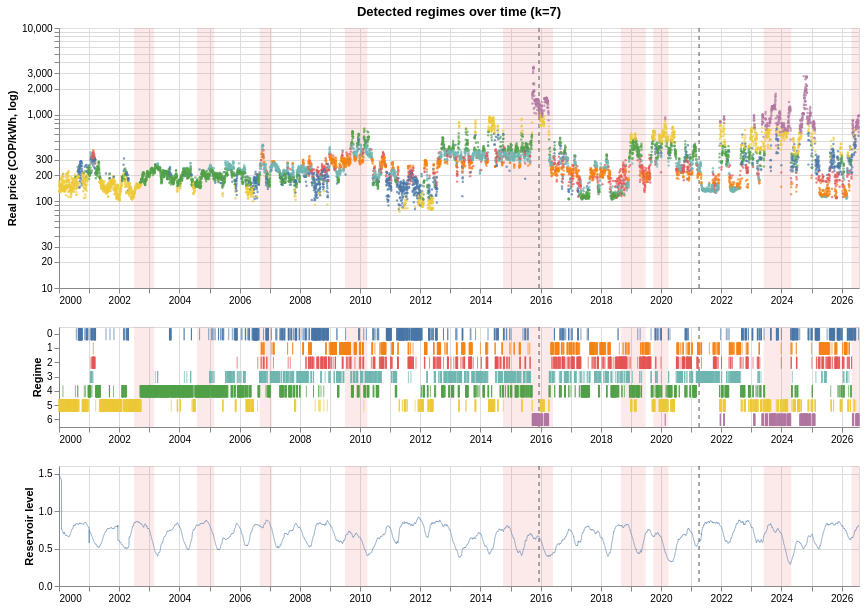

Here is the notebook cell this chart was saved with:
### Markdown cell above
## 10. Regime timeline

Shaded bands are El Nino months (ONI >= 0.5). Dashed lines mark the start of the validation and test periods. First sanity check: the high-price regimes should concentrate in the 2015-2016 and 2023-2024 El Nino episodes and in low reservoir periods.

### Code cell
timeline_plot = regime_timeline(context, split_dates, title=f"Detected regimes over time (k={K})")
timeline_plot

### Figure 1 — Vega specification as saved in the notebook (floating-point values rounded to 4 significant figures; data arrays with more than 128 entries replaced by an {"elided": "..."} marker saying what was removed)
{"$schema": "https://vega.github.io/schema/vega/v5.json", "data": [{"name": "source_8", "values": {"elided": "9709 records"}, "transform": [{"type": "formula", "expr": "toDate(datum['date'])", "as": "date"}]}, {"name": "source_0", "values": [{"end": "2003-02-28T00:00:00.000", "start": "2002-07-01T00:00:00.000"}, {"end": "2005-02-28T00:00:00.000", "start": "2004-08-01T00:00:00.000"}, {"end": "2007-01-31T00:00:00.000", "start": "2006-09-01T00:00:00.000"}, {"end": "2010-03-31T00:00:00.000", "start": "2009-07-01T00:00:00.000"}, {"end": "2016-05-31T00:00:00.000", "start": "2014-10-01T00:00:00.000"}, {"end": "2019-06-30T00:00:00.000", "start": "2018-09-01T00:00:00.000"}, {"end": "2020-03-31T00:00:00.000", "start": "2019-10-01T00:00:00.000"}, {"end": "2024-04-30T00:00:00.000", "start": "2023-06-01T00:00:00.000"}, {"end": "2026-07-31T00:00:00.000", "start": "2026-05-01T00:00:00.000"}], "transform": [{"type": "formula", "expr": "toDate(datum['start'])", "as": "start"}, {"type": "formula", "expr": "toDate(datum['end'])", "as": "end"}]}, {"name": "source_1", "values": [{"date": "2015-12-13T00:00:00.000"}, {"date": "2021-04-07T00:00:00.000"}], "transform": [{"type": "formula", "expr": "toDate(datum['date'])", "as": "date"}]}, {"name": "source_2", "values": {"elided": "9709 records"}, "transform": [{"type": "formula", "expr": "toDate(datum['date'])", "as": "date"}]}, {"name": "source_3", "values": [{"end": "2003-02-28T00:00:00.000", "start": "2002-07-01T00:00:00.000"}, {"end": "2005-02-28T00:00:00.000", "start": "2004-08-01T00:00:00.000"}, {"end": "2007-01-31T00:00:00.000", "start": "2006-09-01T00:00:00.000"}, {"end": "2010-03-31T00:00:00.000", "start": "2009-07-01T00:00:00.000"}, {"end": "2016-05-31T00:00:00.000", "start": "2014-10-01T00:00:00.000"}, {"end": "2019-06-30T00:00:00.000", "start": "2018-09-01T00:00:00.000"}, {"end": "2020-03-31T00:00:00.000", "start": "2019-10-01T00:00:00.000"}, {"end": "2024-04-30T00:00:00.000", "start": "2023-06-01T00:00:00.000"}, {"end": "2026-07-31T00:00:00.000", "start": "2026-05-01T00:00:00.000"}], "transform": [{"type": "formula", "expr": "toDate(datum['start'])", "as": "start"}, {"type": "formula", "expr": "toDate(datum['end'])", "as": "end"}]}, {"name": "source_4", "values": [{"date": "2015-12-13T00:00:00.000"}, {"date": "2021-04-07T00:00:00.000"}], "transform": [{"type": "formula", "expr": "toDate(datum['date'])", "as": "date"}]}, {"name": "source_5", "values": {"elided": "9709 records"}, "transform": [{"type": "formula", "expr": "toDate(datum['date'])", "as": "date"}]}, {"name": "source_6", "values": [{"end": "2003-02-28T00:00:00.000", "start": "2002-07-01T00:00:00.000"}, {"end": "2005-02-28T00:00:00.000", "start": "2004-08-01T00:00:00.000"}, {"end": "2007-01-31T00:00:00.000", "start": "2006-09-01T00:00:00.000"}, {"end": "2010-03-31T00:00:00.000", "start": "2009-07-01T00:00:00.000"}, {"end": "2016-05-31T00:00:00.000", "start": "2014-10-01T00:00:00.000"}, {"end": "2019-06-30T00:00:00.000", "start": "2018-09-01T00:00:00.000"}, {"end": "2020-03-31T00:00:00.000", "start": "2019-10-01T00:00:00.000"}, {"end": "2024-04-30T00:00:00.000", "start": "2023-06-01T00:00:00.000"}, {"end": "2026-07-31T00:00:00.000", "start": "2026-05-01T00:00:00.000"}], "transform": [{"type": "formula", "expr": "toDate(datum['start'])", "as": "start"}, {"type": "formula", "expr": "toDate(datum['end'])", "as": "end"}]}, {"name": "source_7", "values": [{"date": "2015-12-13T00:00:00.000"}, {"date": "2021-04-07T00:00:00.000"}], "transform": [{"type": "formula", "expr": "toDate(datum['date'])", "as": "date"}]}, {"name": "source_2_color_domain_regime_0", "values": [{"regime": "5"}, {"regime": "4"}, {"regime": "0"}, {"regime": "3"}, {"regime": "2"}, {"regime": "1"}, {"regime": "6"}]}, {"name": "source_5_color_domain_regime_1", "values": [{"regime": "5"}, {"regime": "4"}, {"regime": "0"}, {"regime": "3"}, {"regime": "2"}, {"regime": "1"}, {"regime": "6"}]}, {"name": "source_5_concat_1_y_domain_regime", "values": [{"regime": "5"}, {"regime": "4"}, {"regime": "0"}, {"regime": "3"}, {"regime": "2"}, {"regime": "1"}, {"regime": "6"}]}, {"name": "source_8_concat_2_y_domain_volumen_util_pct", "values": [{"min": 0.2856, "max": 1.491}]}], "signals": [{"name": "concat_0_height", "value": 260}, {"name": "concat_1_height", "value": 100}, {"name": "concat_2_height", "value": 120}], "marks": [{"type": "group", "name": "concat_0_group", "encode": {"update": {"width": {"signal": "width"}, "height": {"signal": "concat_0_height"}}}, "marks": [{"type": "rect", "name": "concat_0_layer_0_marks", "from": {"data": "source_0"}, "encode": {"update": {"x": {"field": "start", "scale": "concat_0_x"}, "y": {"value": 0}, "y2": {"field": {"signal": null, "datum": null, "group": "height", "parent": null}}, "x2": {"field": "end", "scale": "concat_0_x"}, "fill": {"value": "#e45756"}, "opacity": {"value": 0.12}}}, "style": ["rect"]}, {"type": "rule", "name": "concat_0_layer_1_marks", "from": {"data": "source_1"}, "encode": {"update": {"stroke": {"value": "#555555"}, "x": {"field": "date", "scale": "concat_0_x"}, "y": {"value": 0}, "strokeDash": {"value": [4, 4]}, "y2": {"field": {"signal": null, "datum": null, "group": "height", "parent": null}}}}, "style": ["rule"]}, {"type": "symbol", "name": "concat_0_layer_2_marks", "from": {"data": "source_2"}, "encode": {"update": {"y": {"field": "precio_real_cop_kwh", "scale": "concat_0_y"}, "shape": {"value": "circle"}, "opacity": {"value": 0.7}, "x": {"field": "date", "scale": "concat_0_x"}, "fill": {"field": "regime", "scale": "color"}, "size": {"value": 6}}}, "style": ["circle"]}], "axes": [{"scale": "concat_0_x", "zindex": 0, "tickCount": {"signal": "ceil(width/40)"}, "orient": "bottom", "aria": false, "labels": false, "domain": false, "maxExtent": 0, "ticks": false, "gridScale": "concat_0_y", "minExtent": 0, "grid": true}, {"scale": "concat_0_y", "grid": true, "zindex": 0, "domain": false, "minExtent": 0, "maxExtent": 0, "orient": "left", "gridScale": "concat_0_x", "labels": false, "ticks": false, "aria": false}, {"scale": "concat_0_x", "grid": false, "labelOverlap": true, "tickCount": {"signal": "ceil(width/40)"}, "zindex": 0, "orient": "bottom", "labelFlush": true}, {"scale": "concat_0_y", "zindex": 0, "title": "Real price (COP/kWh, log)", "orient": "left", "grid": false, "labelOverlap": "greedy"}], "title": {"text": "Detected regimes over time (k=7)", "frame": "group"}, "style": "cell"}, {"type": "group", "name": "concat_1_group", "encode": {"update": {"width": {"signal": "width"}, "height": {"signal": "concat_1_height"}}}, "marks": [{"type": "rect", "name": "concat_1_layer_0_marks", "from": {"data": "source_3"}, "encode": {"update": {"opacity": {"value": 0.12}, "x2": {"field": "end", "scale": "concat_1_x"}, "fill": {"value": "#e45756"}, "y": {"value": 0}, "x": {"field": "start", "scale": "concat_1_x"}, "y2": {"field": {"signal": null, "datum": null, "group": "height", "parent": null}}}}, "style": ["rect"]}, {"type": "rule", "name": "concat_1_layer_1_marks", "from": {"data": "source_4"}, "encode": {"update": {"strokeDash": {"value": [4, 4]}, "x": {"field": "date", "scale": "concat_1_x"}, "y": {"value": 0}, "y2": {"field": {"signal": null, "datum": null, "group": "height", "parent": null}}, "stroke": {"value": "#555555"}}}, "style": ["rule"]}, {"type": "rect", "name": "concat_1_layer_2_marks", "from": {"data": "source_5"}, "encode": {"update": {"yc": {"field": "regime", "scale": "concat_1_y", "band": 0.5}, "fill": {"field": "regime", "scale": "color"}, "height": {"value": 12}, "opacity": {"value": 0.7}, "width": {"value": 1}, "xc": {"field": "date", "scale": "concat_1_x"}}}, "style": ["tick"]}], "axes": [{"scale": "concat_1_x", "aria": false, "grid": true, "labels": false, "minExtent": 0, "tickCount": {"signal": "ceil(width/40)"}, "zindex": 0, "gridScale": "concat_1_y", "orient": "bottom", "ticks": false, "domain": false, "maxExtent": 0}, {"scale": "concat_1_x", "labelOverlap": true, "tickCount": {"signal": "ceil(width/40)"}, "orient": "bottom", "labelFlush": true, "grid": false, "zindex": 0}, {"scale": "concat_1_y", "zindex": 0, "title": "Regime", "orient": "left", "grid": false}], "style": "cell"}, {"type": "group", "name": "concat_2_group", "encode": {"update": {"height": {"signal": "concat_2_height"}, "width": {"signal": "width"}}}, "marks": [{"type": "rect", "name": "concat_2_layer_0_marks", "from": {"data": "source_6"}, "encode": {"update": {"y2": {"field": {"signal": null, "datum": null, "group": "height", "parent": null}}, "opacity": {"value": 0.12}, "y": {"value": 0}, "x2": {"field": "end", "scale": "concat_2_x"}, "fill": {"value": "#e45756"}, "x": {"field": "start", "scale": "concat_2_x"}}}, "style": ["rect"]}, {"type": "rule", "name": "concat_2_layer_1_marks", "from": {"data": "source_7"}, "encode": {"update": {"stroke": {"value": "#555555"}, "strokeDash": {"value": [4, 4]}, "y2": {"field": {"signal": null, "datum": null, "group": "height", "parent": null}}, "x": {"field": "date", "scale": "concat_2_x"}, "y": {"value": 0}}}, "style": ["rule"]}, {"type": "line", "name": "concat_2_layer_2_marks", "from": {"data": "source_8"}, "sort": {"field": "x"}, "encode": {"update": {"defined": {"signal": "isValid(datum[\"date\"]) && isFinite(+datum[\"date\"]) && isValid(datum[\"volumen_util_pct\"]) && isFinite(+datum[\"volumen_util_pct\"])"}, "strokeWidth": {"value": 0.6}, "stroke": {"value": "#4c78a8"}, "x": {"field": "date", "scale": "concat_2_x"}, "y": {"field": "volumen_util_pct", "scale": "concat_2_y"}}}, "style": ["line"]}], "axes": [{"scale": "concat_2_x", "aria": false, "grid": true, "domain": false, "minExtent": 0, "gridScale": "concat_2_y", "labels": false, "orient": "bottom", "ticks": false, "zindex": 0, "maxExtent": 0, "tickCount": {"signal": "ceil(width/40)"}}, {"scale": "concat_2_y", "labels": false, "minExtent": 0, "ticks": false, "tickCount": {"signal": "ceil(concat_2_height/40)"}, "orient": "left", "grid": true, "domain": false, "zindex": 0, "maxExtent": 0, "gridScale": "concat_2_x", "aria": false}, {"scale": "concat_2_x", "labelOverlap": true, "grid": false, "tickCount": {"signal": "ceil(width/40)"}, "zindex": 0, "orient": "bottom", "labelFlush": true}, {"scale": "concat_2_y", "title": "Reservoir level", "tickCount": {"signal": "ceil(concat_2_height/40)"}, "zindex": 0, "grid": false, "orient": "left", "labelOverlap": true}], "style": "cell"}], "scales": [{"name": "color", "type": "ordinal", "domain": {"fields": [{"data": "source_2_color_domain_regime_0", "field": "regime"}, {"data": "source_5_color_domain_regime_1", "field": "regime"}], "sort": true}, "range": "category"}, {"name": "concat_0_x", "type": "time", "domain": {"fields": [{"data": "source_0", "field": "start"}, {"data": "source_0", "field": "end"}, {"data": "source_1", "field": "date"}, {"data": "source_2", "field": "date"}]}, "range": [0, {"signal": "width"}]}, {"name": "concat_0_y", "type": "log", "domain": {"data": "source_2", "field": "precio_real_cop_kwh"}, "range": [{"signal": "concat_0_height"}, 0], "nice": true}, {"name": "concat_1_x", "type": "time", "domain": {"fields": [{"data": "source_3", "field": "start"}, {"data": "source_3", "field": "end"}, {"data": "source_4", "field": "date"}, {"data": "source_5", "field": "date"}]}, "range": [0, {"signal": "width"}]}, {"name": "concat_1_y", "type": "band", "domain": {"data": "source_5_concat_1_y_domain_regime", "field": "regime", "sort": true}, "range": [0, {"signal": "concat_1_height"}], "paddingInner": 0.25, "paddingOuter": 0.125}, {"name": "concat_2_x", "type": "time", "domain": {"fields": [{"data": "source_6", "field": "start"}, {"data": "source_6", "field": "end"}, {"data": "source_7", "field": "date"}, {"data": "source_8", "field": "date"}]}, "range": [0, {"signal": "width"}]}, {"name": "concat_2_y", "type": "linear", "domain": [{"signal": "(data(\"source_8_concat_2_y_domain_volumen_util_pct\")[0] || {}).min"}, {"signal": "(data(\"source_8_concat_2_y_domain_volumen_util_pct\")[0] || {}).max"}], "range": [{"signal": "concat_2_height"}, 0], "zero": true, "nice": true}], "layout": {"padding": 20, "columns": 1, "bounds": "full", "align": "each"}, "padding": 5, "background": "white", "width": 800}
